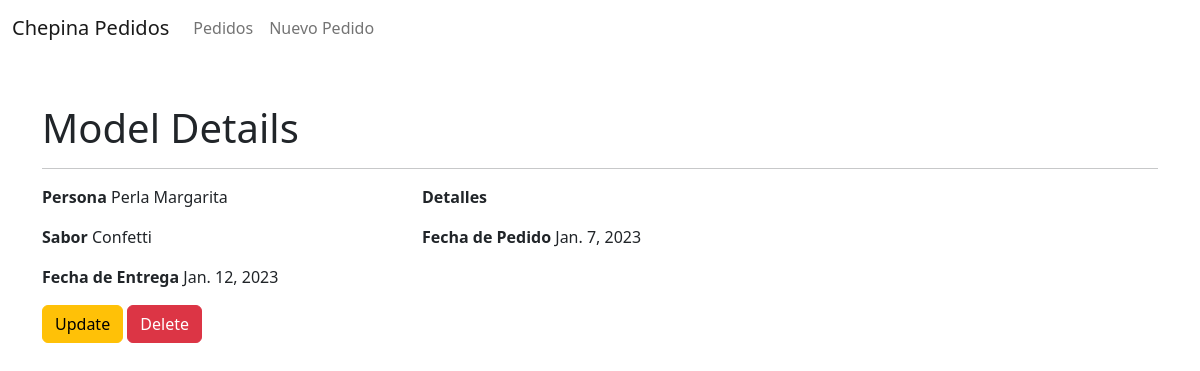
The page /cakes/pedido/5/detail/ on the database its author committed.
### Cakes/models.py (models this page shows, shortened)
class Pedidos(models.Model):
    sabor_Choices = (('Chocolate', 'chocolate'),
                     ('Vainilla', 'vainilla'),
                     ('Confetti', 'confetti'),
                     )
    sabor = models.CharField(max_length=208,choices=sabor_Choices)
    persona = models.CharField(max_length=208)
    fecha_pedido = models.DateField(default=timezone.now)
    fecha_entrega = models.DateField(blank=False, null=False)
    direccion = models.CharField(max_length=200)
    direccion_URL = models.URLField(blank=True, null=True)
    detalles = models.TextField(blank=True, null=True)
    entre = models.BooleanField(default=False)

### Cakes/views.py (the view)
# urls.py: re_path(r'^pedido/(?P<pk>\d+)/detail/$', views.PedidoDetailView.as_view(), name='pedidos_detail'),
class PedidoDetailView(DetailView):
    model = models.Pedidos

### templates/Cakes/pedidos_detail.html (shortened to what this page needs)
<!DOCTYPE html>
{% include 'Cakes/base.html' %}
{% block content %}
<div class="container mt-5">
    <h1>Model Details</h1>
    <hr>
    <div class="row">
      <div class="col-md-4">
        <p><strong>Persona</strong> {{ pedidos.persona }}</p>
        <p><strong>Sabor</strong> {{ pedidos.sabor }}</p>
        <p><strong>Fecha de Entrega</strong> {{ pedidos.fecha_entrega }}</p>
      </div>
      <div class="col-md-4">
        <p><strong>Detalles</strong> {{ pedidos.detalles}}</p>
        <p><strong>Fecha de Pedido</strong> {{ pedidos.fecha_pedido }}</p>
      </div>
    </div>
    <form method="post" action="{% url 'Cakes:pedidos_delete' object.pk %}">
      <a href="{% url 'Cakes:pedidos_update' object.pk %}" class="btn btn-warning mr-2">Update</a>
      <input type="submit" value="Delete" class="btn btn-danger" onclick="return confirm('Are you sure you want to delete this object?');" />
   </form>
</div>
{% endblock content %}

### rows shown on the page
Pedidos: persona "Perla Margarita", sabor "Confetti", fecha_entrega "Jan. 12, 2023", fecha_pedido "Jan. 7, 2023"
